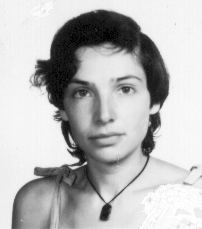
#> input picture test_images/julia.tif, 202 x 229 px
$ python otsu_threshold.py test_images/julia.tif
#> lines starting #> are read from the running program, lines starting #| are printed output that depends on the picture; after the words box and inside, x2 and y2 are one past the last pixel; in counts of white or black regions, pixels touching at a corner belong together; long printed decimals are rounded
#> in main, image is the input picture: shape (229, 202, 3); min 0, max 255, mean 185.4
import numpy as np
import matplotlib.pyplot as plt
import os
import cv2
import sys


def otsu(gray):
    n = 256
    hist, bin_edges = np.histogram(gray, bins=n)
#> hist = 256 values, max 3876 at index 244, min 0 at index 1, mean 180.7; bin_edges = 257 values from 0 to 255
    bin_centers = (bin_edges[:-1] + bin_edges[1:]) / 2.0
#> bin_centers = 256 values from 0.498 to 254.5

    w1 = np.cumsum(hist)
#> w1 = 256 values from 164 to 46258
    w2 = np.cumsum(hist[::-1])[::-1]
#> w2 = 256 values, max 46258 at index 0, min 233 at index 255, mean 33690.1

    mu1 = np.cumsum(hist * bin_centers) / w1
#> mu1 = 256 values from 0.498 to 185.2
    mu2 = (np.cumsum((hist * bin_centers)[::-1]) / w2[::-1])[::-1]
#> mu2 = 256 values from 185.2 to 254.5

    sigma_total = w1[:-1] * w2[1:] * (mu1[:-1] - mu2[1:]) ** 2
#> sigma_total = 255 values, max 1.09e+13 at index 149, min 5.2e+10 at index 254, mean 7.72e+12

    max_val_index = np.argmax(sigma_total)
#> max_val_index = 149
    t = bin_centers[:-1][max_val_index]
#> t = 148.9

    return t


def main():
    try:
        path = sys.argv[1]
    except:
        raise SystemExit(f"Usage: {sys.argv[0]} <image_path>")

    file_name = os.path.basename(path)
    image = cv2.imread(path)
    image = cv2.cvtColor(image, cv2.COLOR_BGR2GRAY)

    threshold = otsu(image)
#> threshold = 148.9
    print('The threshold for ', file_name, ' is: ', threshold)
#| The threshold for  julia.tif  is:  148.916

    mask = image > threshold
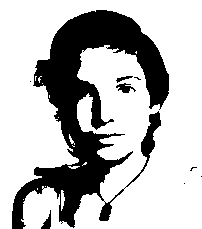
#> mask: shape (229, 202) bool; 72.8% white; 9 black regions (5 under 20 px), largest, box (x1, y1, x2, y2) and area: (12, 10, 169, 229) 12331, (116, 83, 136, 93) 105, (41, 210, 51, 229) 89, (116, 76, 133, 83) 48
    final_image = np.zeros(image.shape)
    final_image[mask] = 255

    final_image = final_image.astype(np.uint8)
    cv2.imwrite('output/thresholded_' + file_name, final_image)

    fig, (ax1, ax2) = plt.subplots(1, 2)
    fig.set_figheight(5)
    fig.set_figwidth(10)

    ax1.imshow(image, cmap='gray')
    ax1.set_title('Original Image', fontsize=16)

    ax2.imshow(final_image, cmap='gray')
    ax2.set_title('Otsu Thresholded Image', fontsize=16)
    plt.show()
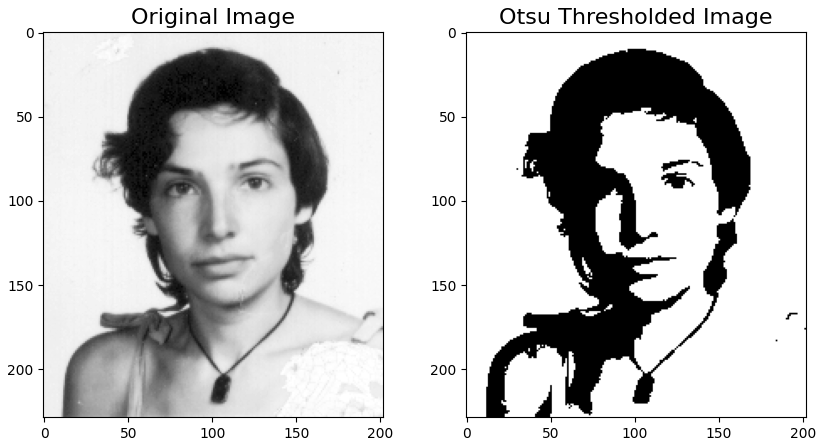
#> figure drawn by matplotlib, 2 panels


if __name__ == "__main__":
    main()

$ run again, on test_images/finger.png
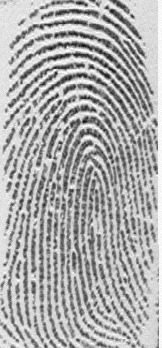
#> input picture test_images/finger.png, 162 x 348 px
#> in main, image is the input picture: shape (348, 162, 3); min 5, max 255, mean 171.9
#> image: shape (348, 162)
#> hist = 256 values, max 6455 at index 215, min 0 at index 1, mean 220.2; bin_edges = 257 values from 5 to 255
#> bin_centers = 256 values from 5.49 to 254.5
#> w1 = 256 values from 1 to 56376
#> w2 = 256 values, max 56376 at index 0, min 581 at index 248, mean 37756.5
#> mu1 = 256 values from 5.49 to 171.9
#> mu2 = 256 values from 171.9 to 254.5
#> sigma_total = 255 values, max 6.84e+12 at index 156, min 1.56e+09 at index 0, mean 3.3e+12
#> max_val_index = 156
#> t = 157.8
#| The threshold for  finger.png  is:  157.832
#> in main, `mask = image > threshold`:
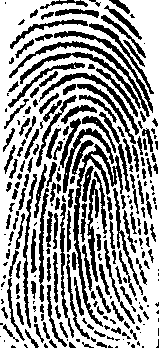
#> mask: shape (348, 162) bool; 63.5% white; 256 black regions (97 under 20 px), largest, box (x1, y1, x2, y2) and area: (73, 144, 123, 327) 1244, (9, 41, 150, 117) 766, (20, 52, 141, 109) 662
#> in main, `plt.show()`:
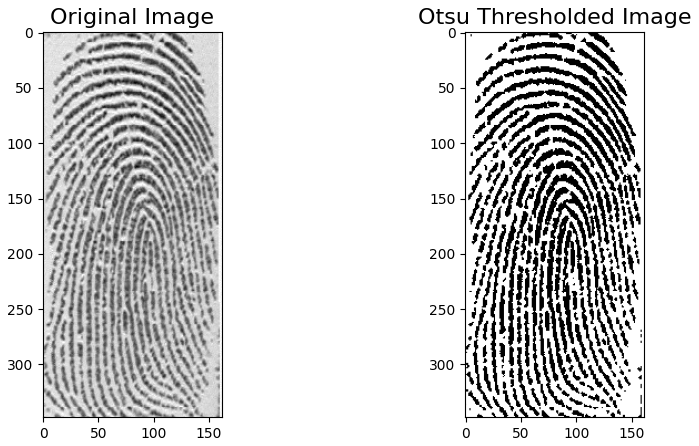
#> figure drawn by matplotlib, 2 panels
